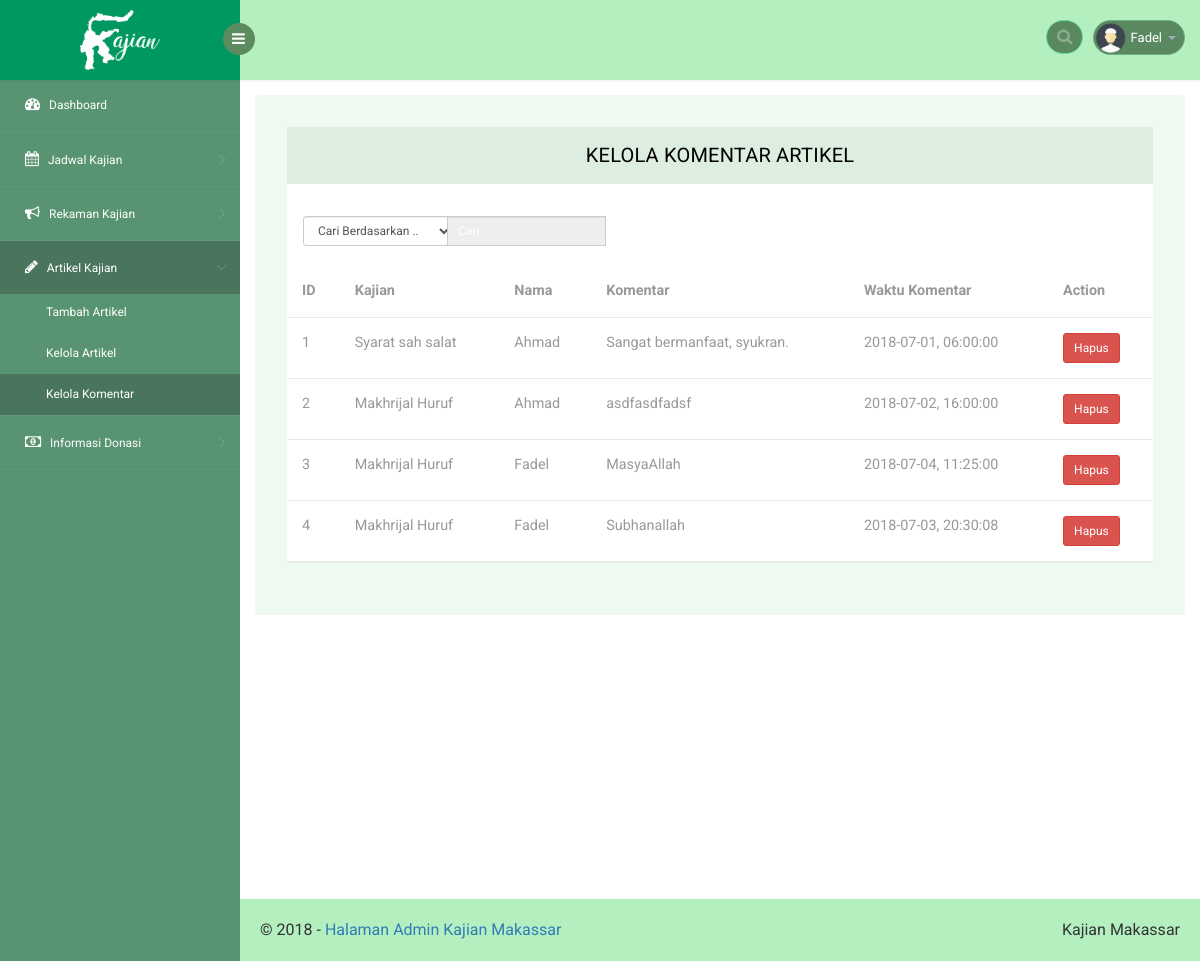
Screenshot of /web/komentarartikel.php (signed in) with the database file from the repository.
### tables this page shows
CREATE TABLE `komentar` (
  `id` int(11) NOT NULL,
  `id_artikel` int(11) NOT NULL,
  `nama` varchar(50) NOT NULL,
  `komentar` text NOT NULL,
  `tanggal` date NOT NULL,
  `jam` time NOT NULL
);

CREATE TABLE `artikel_kajian` (
  `id` int(11) NOT NULL,
  `judul` varchar(500) NOT NULL,
  `pembicara` varchar(250) NOT NULL,
  `deskripsi` text NOT NULL,
  `kategori` enum('aqidah','tauhid','fikih','tematik') NOT NULL,
  `tanggal` date NOT NULL,
  `jam` time NOT NULL
);

### web/connect.php (called while the page is built, shortened)
<?php
	$link = "http://localhost/kajian-sunnah/web";
 ?>

### web/komentarartikel.php (the view, shortened to what this page needs)
<?php
include "connect.php";
if (!isset($_SESSION['nama_user'])) {
  header('location:'.$link.'/login.php');
}elseif (isset($_SESSION['nama_user'])) {
 ?>
 <!DOCTYPE html>
 <head>
    <link rel="stylesheet" href="css/bootstrap.min.css" >
    <link href="css/style.css" rel='stylesheet' type='text/css' />
    <link href="css/style-responsive.css" rel="stylesheet"/>
    <link rel="stylesheet" href="css/font.css" type="text/css"/>
    <link href="css/font-awesome.css" rel="stylesheet">
    <link rel="stylesheet" href="css/morris.css" type="text/css"/>
    <link rel="stylesheet" href="css/monthly.css">
</head>
<body>
    <section id="container">
        <header class="header fixed-top clearfix">
            <div class="brand">
                <a href="index.php" class="logo">
                    <b><img src="images/text-logo.png" style="width:80px;left:50%;top:50%;position:absolute;margin-top:-30px;margin-left:-40px" alt=""></b>
                </a>
                <div class="sidebar-toggle-box">
                    <div class="fa fa-bars"></div>
                </div>
            </div>
            <div class="top-nav clearfix">
                <ul class="nav pull-right top-menu">
                    <li>
                        <input type="text" class="form-control search" placeholder=" Search">
                    </li>
                    <li class="dropdown">
                        <a data-toggle="dropdown" class="dropdown-toggle" href="#">
                            <img alt="" src="images/2.png">
                            <span class="username"><?php echo $_SESSION['nama_user']; ?></span>
                            <b class="caret"></b>
                        </a>
                    </li>
                </ul>
            </div>
        </header>
        <aside>
            <div id="sidebar" class="nav-collapse">
                <div class="leftside-navigation">
                    <ul class="sidebar-menu" id="nav-accordion">
                        <li>
                            <a href="index.php">
                                <i class="fa fa-dashboard"></i>
                                <span>Dashboard</span>
                            </a>
                        </li>
                        <li class="sub-menu">
                          <a href="javascript:;">
                            <i class="fa fa-calendar"></i>
                            <span>Jadwal Kajian</span>
                          </a>
                        </li>
                        <li class="sub-menu">
                          <a href="javascript:;">
                            <i class="fa fa-bullhorn"></i>
                            <span>Rekaman Kajian</span>
                          </a>
                        </li>
                        <li class="sub-menu">
                          <a class="active" href="javascript:;">
                            <i class="fa fa-pencil"></i>
                            <span>Artikel Kajian</span>
                          </a>
                          <ul class="sub">
                            <li><a href="tambahartikel.php">Tambah Artikel</a></li>
                            <li><a href="artikelkajian.php">Kelola Artikel</a></li>
                            <li><a class="active" href="komentarartikel.php">Kelola Komentar</a></li>
                          </ul>
                        </li>
                        <li class="sub-menu">
                          <a href="javascript:;">
                            <i class="fa fa-money"></i>
                            <span>Informasi Donasi</span>
                          </a>
                        </li>
                    </ul>
                </div>
            </div>
        </aside>
        <section id="main-content">
         <section class="wrapper">
          <div class="table-agile-info">
           <div class="panel panel-default">
              <div class="panel-heading">
               Kelola Komentar Artikel
              </div>
              <div class="row w3-res-tb">
                <div class="col-sm-2 m-b-xs">
                  <select id="indeks" onchange="FunctionOnChange()" class="input-sm form-control w-sm inline v-middle">
                    <option value="0">Cari Berdasarkan ..</option>
                  </select>
                </div>
                <div class="col-sm-3">
                  <div class="input-group">
                    <input id="myInput" type="text" onkeyup="myFunction()" class="input-sm form-control" placeholder="Cari .." disabled>
                  </div>
                </div>
              </div>
              <div>
                <table id="myTable" class="table" ui-jq="footable" ui-options='{
                  "paging": {
                    "enabled": true
                  },
                  "filtering": {
                    "enabled": true
                  },
                  "sorting": {
                    "enabled": true
                  }}'>
                  <thead>
                    <tr>
                      <th data-breakpoints="xs">ID</th>
                      <th>Kajian</th>
                      <th>Nama</th>
                      <th data-breakpoints="xs">Komentar</th>
                      <th data-breakpoints="xs">Waktu Komentar</th>
                      <th >Action</th>
                    </tr>
                  </thead>
                  <tbody>
                    <?php
                      $query = "SELECT komentar.id, artikel_kajian.judul, komentar.nama, komentar.komentar, komentar.tanggal, komentar.jam FROM komentar inner join artikel_kajian WHERE komentar.id_artikel=artikel_kajian.id";
                      $result = $conn->query($query);
                      while ($row = $result->fetch_assoc()) {
                     ?>
                    <tr>
                      <td><?php echo $row['id']; ?></td>
                      <td><?php echo $row['judul']; ?></td>
                      <td><?php echo $row['nama']; ?></td>
                      <td><?php echo $row['komentar']; ?></td>
                      <td><?php echo $row['tanggal'].", ".$row['jam']; ?></td>
                      <td>
                        <a onclick="return confirm('Hapus Komentar <?php echo $row['nama']; ?>?')" href="<?php echo $link; ?>/proses/crud-artikel.php?hapuskomen=<?php echo $row['id'] ?>"><button type="button" class="btn btn-sm btn-danger">Hapus</button></a>
                      </td>
                    </tr>
                    <?php } ?>
                  </tbody>
                </table>
              </div>
            </div>
          </div>
         </section>
         <div class="footer" style="margin-top:200px">
            <div class="pull-right d-none d-sm-inline-block">Kajian Makassar
            </div>
            &copy; 2018 - <a href="#">Halaman Admin Kajian Makassar</a>
          </div>
       </section>
</section>
</body>
</html>
<?php
}
?>

### rows the page displays
komentar: id "1", id_artikel.judul "Syarat sah salat", nama "Ahmad", komentar "Sangat bermanfaat, syukran.", tanggal "2018-07-01", jam "06:00:00"
komentar: id "2", id_artikel.judul "Makhrijal Huruf", nama "Ahmad", komentar "asdfasdfadsf", tanggal "2018-07-02", jam "16:00:00"
komentar: id "3", id_artikel.judul "Makhrijal Huruf", nama "Fadel", komentar "MasyaAllah", tanggal "2018-07-04", jam "11:25:00"
komentar: id "4", id_artikel.judul "Makhrijal Huruf", nama "Fadel", komentar "Subhanallah", tanggal "2018-07-03", jam "20:30:08"

### other values shown
$_SESSION['nama_user'] "Fadel"
